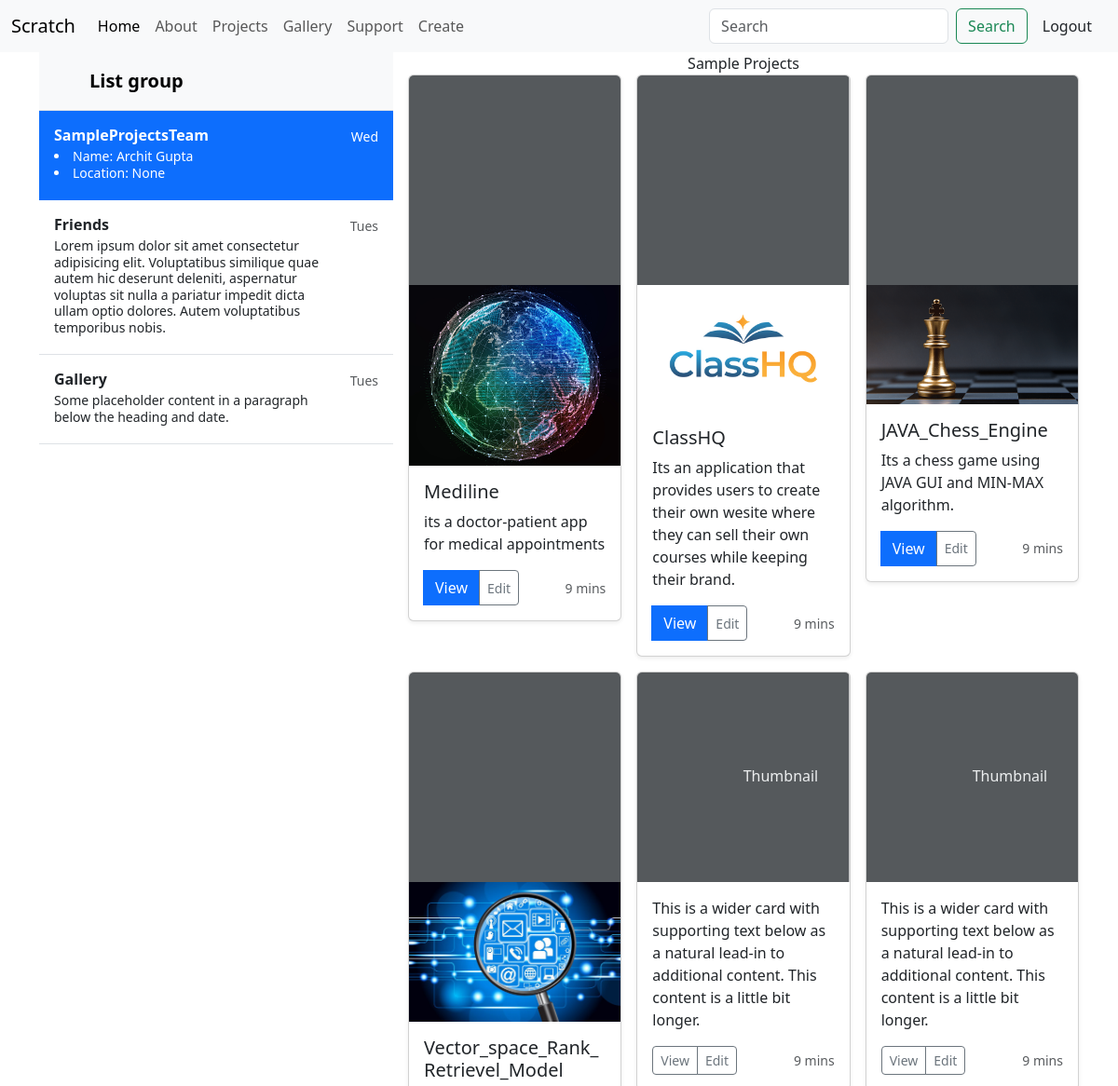
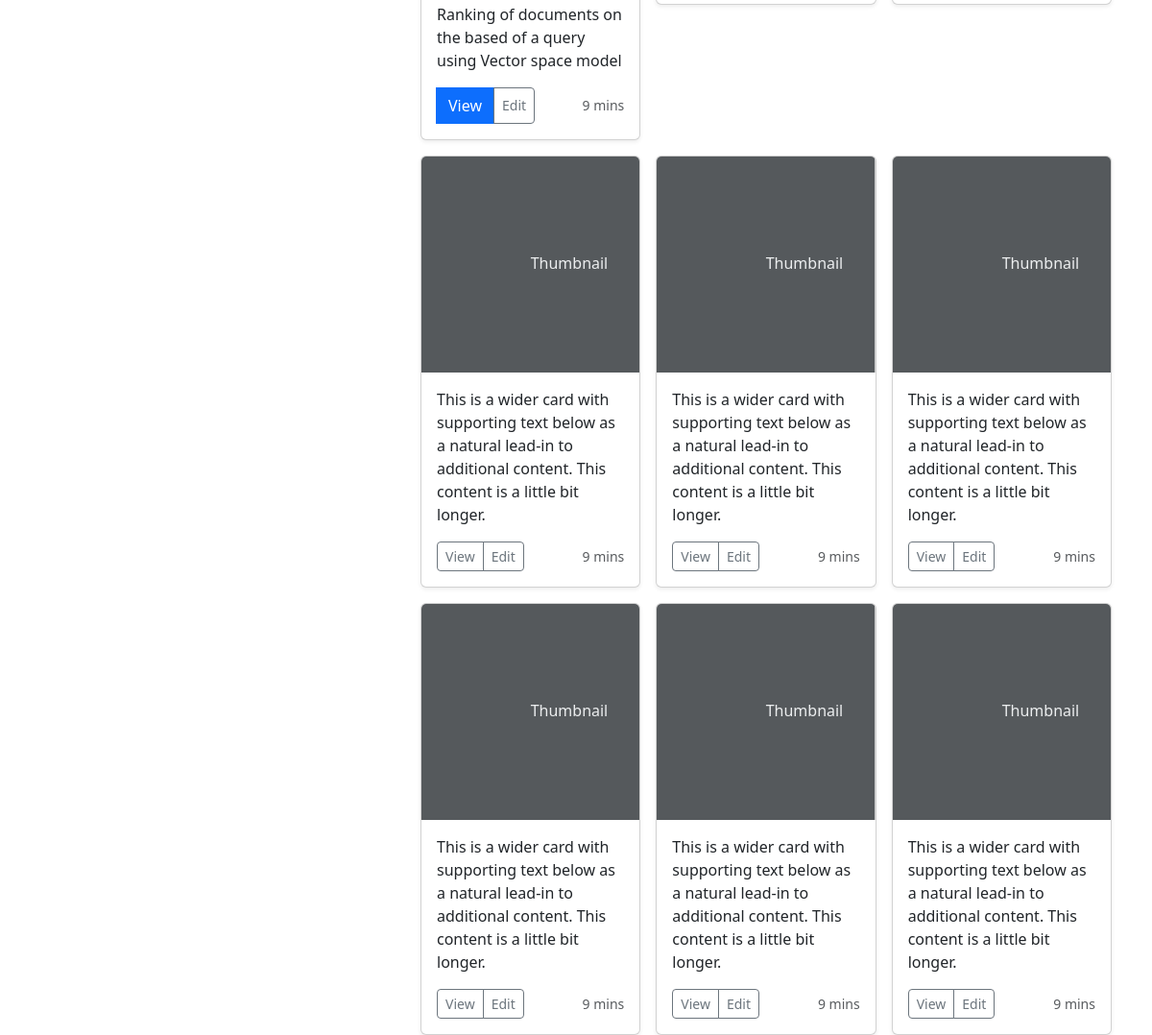
Screenshot of / (signed in) with the database file from the repository (2 pictures, top to bottom).
### home/models.py (models this page shows, shortened)
class Profiles(models.Model):
    first_name = models.CharField(max_length=100,null=False)
    last_name = models.CharField(max_length=100,null=False,default='None')
    username = models.CharField(max_length=100,null=False)
    password = models.CharField(max_length=100,null=False)
    location = models.CharField(max_length=100, default='None')
    image = models.ImageField(upload_to="static/images",default='None')
    email = models.EmailField(default='None')

class Projects(models.Model):
    project_name = models.CharField(max_length=100, null=False)
    project_notes = models.CharField(max_length=500,default='None')
    p_image = models.ImageField(upload_to="images/",default='None')
    p_creator = models.ForeignKey(User,max_length=100,null=True,on_delete=models.CASCADE,related_name='p_creator')
    project_link = models.URLField(null = True)
    liked = models.ManyToManyField(User, default = None, blank=True, related_name='liked')
    viewed = models.ManyToManyField(User, default = None, blank=True, related_name='viewed')

### home/views.py (the view, shortened to what this page needs)
# urls.py: path('', views.index, name="index"),
def index(request):
    if request.user.is_anonymous:
        return redirect('/login')
    profile = Profiles.objects.get(username = request.user)
    project = Projects.objects.all()
    context ={
        'profile':profile,
        'project':project
        }
    return render(request,'index.html',context)

### templates/index.html (shortened to what this page needs)
{% extends 'base.html' %}
{% block body %}
<div class="container">
    <div class="d-flex gap-3 flex-nowrap">
        <div class="col-xs-6">
            <div class="d-flex flex-column align-items-stretch flex-shrink-0 bg-body-tertiary" style="width: 380px;">
                <a href="/" class="d-flex align-items-center flex-shrink-0 p-3 link-body-emphasis text-decoration-none border-bottom">
                  <svg class="bi pe-none me-2" width="30" height="24"><use xlink:href="#bootstrap"/></svg>
                  <span class="fs-5 fw-semibold">List group</span>
                </a>
                <div class="list-group list-group-flush border-bottom scrollarea">
                  <a href="#" class="list-group-item list-group-item-action active py-3 lh-sm" aria-current="true">
                    <div class="d-flex w-100 align-items-center justify-content-between">
                      <strong class="mb-1">SampleProjectsTeam</strong>
                      <small>Wed</small>
                    </div>
                    <div class="col-10 mb-1 small">
                      <li>Name: {{ profile.first_name }} {{ profile.last_name }} </li>
                      <li>Location: {{ profile.location }}</li>
                    </div>
                  </a>
                  <a href="#" class="list-group-item list-group-item-action py-3 lh-sm">
                    <div class="d-flex w-100 align-items-center justify-content-between">
                      <strong class="mb-1">Friends</strong>
                      <small class="text-body-secondary">Tues</small>
                    </div>
                    <div class="col-10 mb-1 small">Lorem ipsum dolor sit amet consectetur adipisicing elit. Voluptatibus similique quae autem hic deserunt deleniti, aspernatur voluptas sit nulla a pariatur impedit dicta ullam optio dolores. Autem voluptatibus temporibus nobis.</div>
                  </a>
                  <a href="#" class="list-group-item list-group-item-action py-3 lh-sm">
                    <div class="d-flex w-100 align-items-center justify-content-between">
                      <strong class="mb-1">Gallery</strong>
                      <small class="text-body-secondary">Tues</small>
                    </div>
                    <div class="col-10 mb-1 small">Some placeholder content in a paragraph below the heading and date.</div>
                  </a>
                </div>
              </div>
        </div>
        <div class="col-xs-6">
          <div class="text-center">Sample Projects</div>
            <div class="row row-cols-1 row-cols-sm-2 row-cols-md-3 g-3">
              {% for projects in project  %}
                <div class="col">
                  <div class="card shadow-sm">
                    <svg class="bd-placeholder-img card-img-top" width="100%" height="225" xmlns="http://www.w3.org/2000/svg" role="img" aria-label="Placeholder: Thumbnail" preserveAspectRatio="xMidYMid slice" focusable="false"><rect width="100%" height="100%" fill="#55595c"/>
                      <img class="img-fluid img-responsive fit-image" src="{{projects.p_image.url}}"  alt="">
                    </svg>
                    <div class="card-body">
                      <h5 class="card-text">{{projects.project_name}}</h5>
                      <p class="card-text">{{projects.project_notes}}</p>
                      <div class="d-flex justify-content-between align-items-center">
                        <form method="post" action="">
                        <div class="btn-group">
                        <button type="submit" class="btn btn-primary" name ="view" >View</button>
                        <button type="submit" name='fav' class="btn btn-sm btn-outline-secondary">Edit</button>
                        </div>
                      </form>
                        <small class="text-body-secondary">9 mins</small>
                      </div>
                    </div>
                  </div>
                </div>
                {% endfor %}
                <div class="col">
                  <div class="card shadow-sm">
                    <svg class="bd-placeholder-img card-img-top" width="100%" height="225" xmlns="http://www.w3.org/2000/svg" role="img" aria-label="Placeholder: Thumbnail" preserveAspectRatio="xMidYMid slice" focusable="false"><title>Placeholder</title><rect width="100%" height="100%" fill="#55595c"/><text x="50%" y="50%" fill="#eceeef" dy=".3em">Thumbnail</text></svg>
                    <div class="card-body">
                      <p class="card-text">This is a wider card with supporting text below as a natural lead-in to additional content. This content is a little bit longer.</p>
                      <div class="d-flex justify-content-between align-items-center">
                        <div class="btn-group">
                          <button type="button" class="btn btn-sm btn-outline-secondary">View</button>
                          <button type="button" class="btn btn-sm btn-outline-secondary">Edit</button>
                        </div>
                        <small class="text-body-secondary">9 mins</small>
                      </div>
                    </div>
                  </div>
                </div>
                <div class="col">
                  <div class="card shadow-sm">
                    <svg class="bd-placeholder-img card-img-top" width="100%" height="225" xmlns="http://www.w3.org/2000/svg" role="img" aria-label="Placeholder: Thumbnail" preserveAspectRatio="xMidYMid slice" focusable="false"><title>Placeholder</title><rect width="100%" height="100%" fill="#55595c"/><text x="50%" y="50%" fill="#eceeef" dy=".3em">Thumbnail</text></svg>
                    <div class="card-body">
                      <p class="card-text">This is a wider card with supporting text below as a natural lead-in to additional content. This content is a little bit longer.</p>
                      <div class="d-flex justify-content-between align-items-center">
                        <div class="btn-group">
                          <button type="button" class="btn btn-sm btn-outline-secondary">View</button>
                          <button type="button" class="btn btn-sm btn-outline-secondary">Edit</button>
                        </div>
                        <small class="text-body-secondary">9 mins</small>
                      </div>
                    </div>
                  </div>
                </div>
                <div class="col">
                  <div class="card shadow-sm">
                    <svg class="bd-placeholder-img card-img-top" width="100%" height="225" xmlns="http://www.w3.org/2000/svg" role="img" aria-label="Placeholder: Thumbnail" preserveAspectRatio="xMidYMid slice" focusable="false"><title>Placeholder</title><rect width="100%" height="100%" fill="#55595c"/><text x="50%" y="50%" fill="#eceeef" dy=".3em">Thumbnail</text></svg>
                    <div class="card-body">
                      <p class="card-text">This is a wider card with supporting text below as a natural lead-in to additional content. This content is a little bit longer.</p>
                      <div class="d-flex justify-content-between align-items-center">
                        <div class="btn-group">
                          <button type="button" class="btn btn-sm btn-outline-secondary">View</button>
                          <button type="button" class="btn btn-sm btn-outline-secondary">Edit</button>
                        </div>
                        <small class="text-body-secondary">9 mins</small>
                      </div>
                    </div>
                  </div>
                </div>
                <div class="col">
                  <div class="card shadow-sm">
                    <svg class="bd-placeholder-img card-img-top" width="100%" height="225" xmlns="http://www.w3.org/2000/svg" role="img" aria-label="Placeholder: Thumbnail" preserveAspectRatio="xMidYMid slice" focusable="false"><title>Placeholder</title><rect width="100%" height="100%" fill="#55595c"/><text x="50%" y="50%" fill="#eceeef" dy=".3em">Thumbnail</text></svg>
                    <div class="card-body">
                      <p class="card-text">This is a wider card with supporting text below as a natural lead-in to additional content. This content is a little bit longer.</p>
                      <div class="d-flex justify-content-between align-items-center">
                        <div class="btn-group">
                          <button type="button" class="btn btn-sm btn-outline-secondary">View</button>
                          <button type="button" class="btn btn-sm btn-outline-secondary">Edit</button>
                        </div>
                        <small class="text-body-secondary">9 mins</small>
                      </div>
                    </div>
                  </div>
                </div>
                <div class="col">
                  <div class="card shadow-sm">
                    <svg class="bd-placeholder-img card-img-top" width="100%" height="225" xmlns="http://www.w3.org/2000/svg" role="img" aria-label="Placeholder: Thumbnail" preserveAspectRatio="xMidYMid slice" focusable="false"><title>Placeholder</title><rect width="100%" height="100%" fill="#55595c"/><text x="50%" y="50%" fill="#eceeef" dy=".3em">Thumbnail</text></svg>
                    <div class="card-body">
                      <p class="card-text">This is a wider card with supporting text below as a natural lead-in to additional content. This content is a little bit longer.</p>
                      <div class="d-flex justify-content-between align-items-center">
                        <div class="btn-group">
                          <button type="button" class="btn btn-sm btn-outline-secondary">View</button>
                          <button type="button" class="btn btn-sm btn-outline-secondary">Edit</button>
                        </div>
                        <small class="text-body-secondary">9 mins</small>
                      </div>
                    </div>
                  </div>
                </div>
                <div class="col">
                  <div class="card shadow-sm">
                    <svg class="bd-placeholder-img card-img-top" width="100%" height="225" xmlns="http://www.w3.org/2000/svg" role="img" aria-label="Placeholder: Thumbnail" preserveAspectRatio="xMidYMid slice" focusable="false"><title>Placeholder</title><rect width="100%" height="100%" fill="#55595c"/><text x="50%" y="50%" fill="#eceeef" dy=".3em">Thumbnail</text></svg>
                    <div class="card-body">
                      <p class="card-text">This is a wider card with supporting text below as a natural lead-in to additional content. This content is a little bit longer.</p>
                      <div class="d-flex justify-content-between align-items-center">
                        <div class="btn-group">
                          <button type="button" class="btn btn-sm btn-outline-secondary">View</button>
                          <button type="button" class="btn btn-sm btn-outline-secondary">Edit</button>
                        </div>
                        <small class="text-body-secondary">9 mins</small>
                      </div>
                    </div>
                  </div>
                </div>
                <div class="col">
                  <div class="card shadow-sm">
                    <svg class="bd-placeholder-img card-img-top" width="100%" height="225" xmlns="http://www.w3.org/2000/svg" role="img" aria-label="Placeholder: Thumbnail" preserveAspectRatio="xMidYMid slice" focusable="false"><title>Placeholder</title><rect width="100%" height="100%" fill="#55595c"/><text x="50%" y="50%" fill="#eceeef" dy=".3em">Thumbnail</text></svg>
                    <div class="card-body">
                      <p class="card-text">This is a wider card with supporting text below as a natural lead-in to additional content. This content is a little bit longer.</p>
                      <div class="d-flex justify-content-between align-items-center">
                        <div class="btn-group">
                          <button type="button" class="btn btn-sm btn-outline-secondary">View</button>
                          <button type="button" class="btn btn-sm btn-outline-secondary">Edit</button>
                        </div>
                        <small class="text-body-secondary">9 mins</small>
                      </div>
                    </div>
                  </div>
                </div>
                <div class="col">
                  <div class="card shadow-sm">
                    <svg class="bd-placeholder-img card-img-top" width="100%" height="225" xmlns="http://www.w3.org/2000/svg" role="img" aria-label="Placeholder: Thumbnail" preserveAspectRatio="xMidYMid slice" focusable="false"><title>Placeholder</title><rect width="100%" height="100%" fill="#55595c"/><text x="50%" y="50%" fill="#eceeef" dy=".3em">Thumbnail</text></svg>
                    <div class="card-body">
                      <p class="card-text">This is a wider card with supporting text below as a natural lead-in to additional content. This content is a little bit longer.</p>
                      <div class="d-flex justify-content-between align-items-center">
                        <div class="btn-group">
                          <button type="button" class="btn btn-sm btn-outline-secondary">View</button>
                          <button type="button" class="btn btn-sm btn-outline-secondary">Edit</button>
                        </div>
                        <small class="text-body-secondary">9 mins</small>
                      </div>
                    </div>
                  </div>
                </div>
              </div>
            </div>
          </div>
        </div>
{% endblock body %}

### rows the page displays
Profiles: first_name "Archit", last_name "Gupta", location "None"
Projects: p_image (picture), project_name "Mediline", project_notes "its a doctor-patient app for medical appointments"
Projects: p_image (picture), project_name "ClassHQ", project_notes "Its an application that provides users to create their own wesite where they can sell their own courses while keeping their brand."
Projects: p_image (picture), project_name "JAVA_Chess_Engine", project_notes "Its a chess game using JAVA GUI and MIN-MAX algorithm."
Projects: p_image (picture), project_name "Vector_space_Rank_Retrievel_Model", project_notes "Ranking of documents on the based of a query using Vector space model"
